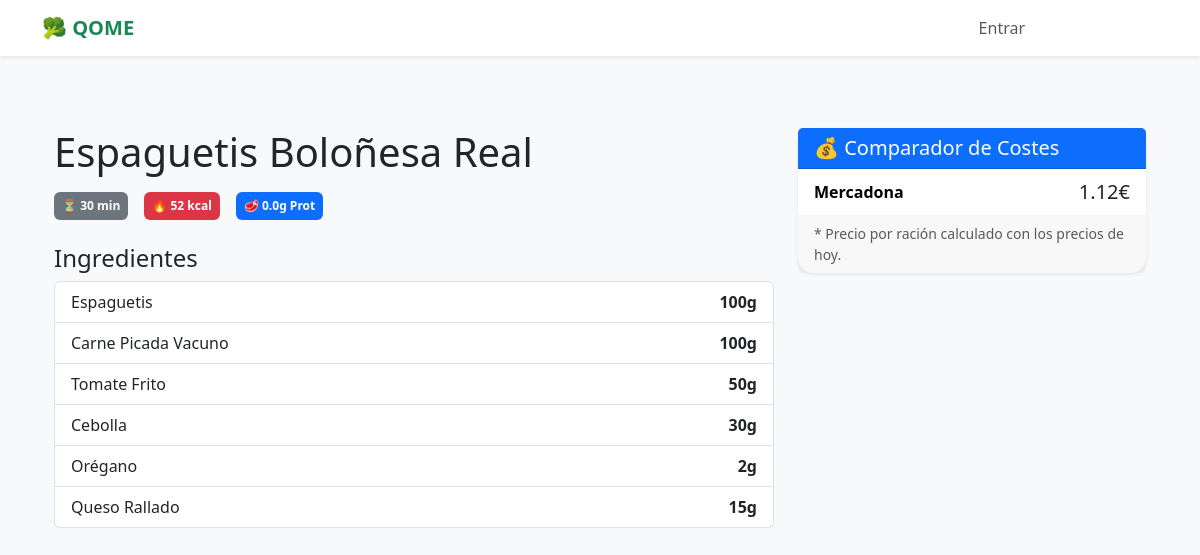
The page /receta/23/ on the database its author committed.
### core/models.py (models this page shows, shortened)
class Receta(models.Model):
    titulo = models.CharField(max_length=200)
    tiempo_preparacion = models.IntegerField()
    es_apta_sarten = models.BooleanField(default=False)
    es_apta_airfryer = models.BooleanField(default=False)
    es_apta_horno = models.BooleanField(default=False)
    es_apta_microondas = models.BooleanField(default=False)
    es_apta_tupper = models.BooleanField(default=True)
    calorias = models.IntegerField(default=0)
    proteinas = models.FloatField(default=0.0)
    grasas = models.FloatField(default=0.0)
    hidratos = models.FloatField(default=0.0)

class RecetaIngrediente(models.Model):
    receta = models.ForeignKey(Receta, related_name='ingredientes', on_delete=models.CASCADE)
    ingrediente_base = models.ForeignKey(IngredienteBase, on_delete=models.CASCADE)
    cantidad_gramos = models.IntegerField()

class IngredienteBase(models.Model):
    CATEGORIAS = [
        ('Fruta', 'Fruta'), ('Verdura', 'Verdura'), ('Carniceria', 'Carnicería'),
        ('Pescaderia', 'Pescadería'), ('Lacteos', 'Lácteos'), ('Despensa', 'Despensa'),
        ('Huevos', 'Huevos'), ('Otros', 'Otros')
    ]
    nombre = models.CharField(max_length=100, unique=True)
    categoria = models.CharField(max_length=20, choices=CATEGORIAS, default='Otros')
    calorias = models.IntegerField(default=0)
    proteinas = models.FloatField(default=0.0)
    grasas = models.FloatField(default=0.0)
    hidratos = models.FloatField(default=0.0)
    dias_caducidad = models.IntegerField(default=7)

class CostePorSupermercado(models.Model):
    receta = models.ForeignKey(Receta, related_name='costes_por_supermercado', on_delete=models.CASCADE)
    supermercado = models.ForeignKey(Supermercado, on_delete=models.CASCADE)
    coste = models.DecimalField(max_digits=6, decimal_places=2)
    es_posible = models.BooleanField(default=True, help_text="False si el súper no tiene todos los ingredientes")
    ultima_actualizacion = models.DateTimeField(auto_now=True)
    class Meta:
        unique_together = ('receta', 'supermercado')

class Supermercado(models.Model):
    nombre = models.CharField(max_length=50, unique=True)
    color_brand = models.CharField(max_length=7, default="#000000", help_text="Color hexadecimal para la UI")

### core/views.py (the view)
# urls.py: path('receta/<int:receta_id>/', views.detalle_receta, name='detalle_receta'),
def detalle_receta(request, receta_id):
    receta = get_object_or_404(Receta, id=receta_id)
    costes = receta.costes_por_supermercado.filter(es_posible=True).select_related('supermercado').order_by('coste')
    return render(request, 'core/detalles_receta.html', {
        'receta': receta,
        'costes': costes
    })

### core/templates/core/detalles_receta.html
{% extends 'core/base.html' %}
{% block content %}
<div class="container py-5">
    <div class="row">
        <div class="col-md-8">
            <h1 class="mb-3">{{ receta.titulo }}</h1>
            <div class="d-flex gap-3 mb-4">
                <span class="badge bg-secondary p-2">⏳ {{ receta.tiempo_preparacion }} min</span>
                <span class="badge bg-danger p-2">🔥 {{ receta.calorias }} kcal</span>
                <span class="badge bg-primary p-2">🥩 {{ receta.proteinas }}g Prot</span>
            </div>
            <h4>Ingredientes</h4>
            <ul class="list-group mb-4">
                {% for ing in receta.ingredientes.all %}
                <li class="list-group-item d-flex justify-content-between">
                    <span>{{ ing.ingrediente_base.nombre }}</span>
                    <strong>{{ ing.cantidad_gramos }}g</strong>
                </li>
                {% endfor %}
            </ul>
        </div>
        <div class="col-md-4">
            <div class="card shadow-sm border-primary mb-3">
                <div class="card-header bg-primary text-white">
                    <h5 class="mb-0">💰 Comparador de Costes</h5>
                </div>
                <ul class="list-group list-group-flush">
                    {% for coste in costes %}
                    <li class="list-group-item d-flex justify-content-between align-items-center">
                        <span class="fw-bold" style="color: {{ coste.supermercado.color_brand }}">
                            {{ coste.supermercado.nombre }}
                        </span>
                        <span class="fs-5">{{ coste.coste|floatformat:2 }}€</span>
                    </li>
                    {% empty %}
                    <li class="list-group-item text-muted">
                        No hay precios disponibles para esta receta.
                    </li>
                    {% endfor %}
                </ul>
                <div class="card-footer text-muted small">
                    * Precio por ración calculado con los precios de hoy.
                </div>
            </div>
        </div>
    </div>
</div>
{% endblock %}

### core/templates/core/base.html (style rules this page uses)
body { background-color: #f8f9fa; }
.card { border: none; border-radius: 15px; box-shadow: 0 4px 6px rgba(0,0,0,0.1); }

### rows shown on the page
Receta: titulo "Espaguetis Boloñesa Real", tiempo_preparacion "30", calorias "52", proteinas "0.0"
RecetaIngrediente: ingrediente_base.nombre "Espaguetis", cantidad_gramos "100"
RecetaIngrediente: ingrediente_base.nombre "Carne Picada Vacuno", cantidad_gramos "100"
RecetaIngrediente: ingrediente_base.nombre "Tomate Frito", cantidad_gramos "50"
RecetaIngrediente: ingrediente_base.nombre "Cebolla", cantidad_gramos "30"
RecetaIngrediente: ingrediente_base.nombre "Orégano", cantidad_gramos "2"
RecetaIngrediente: ingrediente_base.nombre "Queso Rallado", cantidad_gramos "15"
CostePorSupermercado: supermercado.nombre "Mercadona", coste "1.12"
